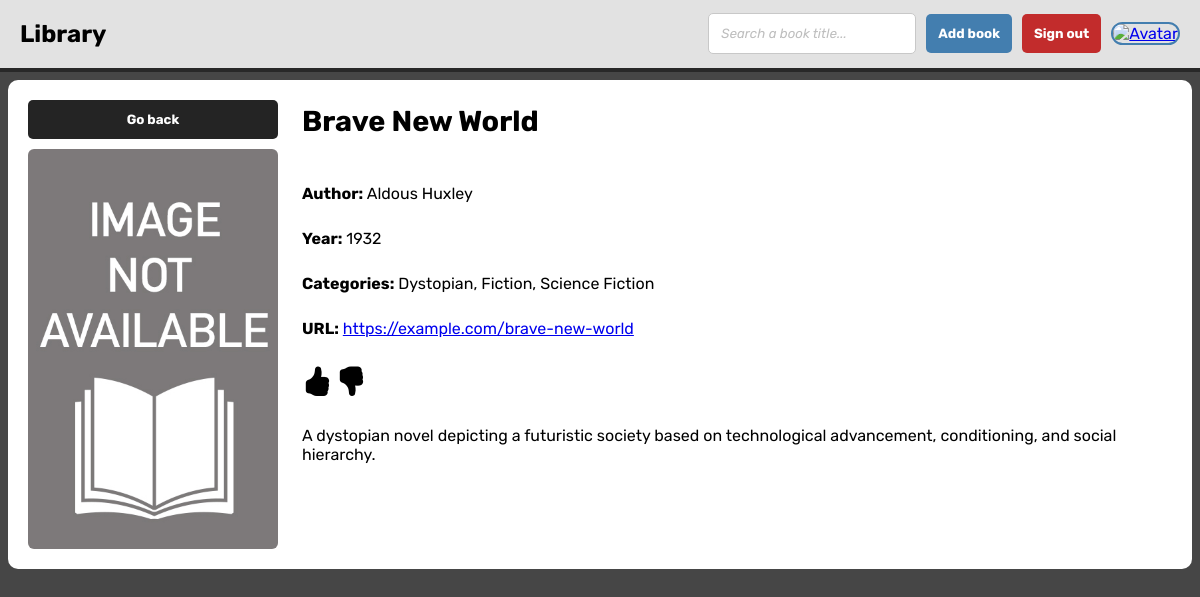
The page /book.php?id=12 (signed in) on the database its author committed.
### tables this page shows
CREATE TABLE IF NOT EXISTS books (
    id INT AUTO_INCREMENT,
    title VARCHAR(100),
    description TEXT,
    URL VARCHAR(255),
    year INT,
    user_email VARCHAR(100),
    author VARCHAR(100),
    cover VARCHAR(255),
    CONSTRAINT pk_book PRIMARY KEY (id),
    CONSTRAINT fk_books_users FOREIGN KEY (user_email) REFERENCES users (email)
);

### book.php (the view, shortened to what this page needs)
<?php
    require 'connect.php';
    $sql = "SELECT * FROM books WHERE id=:id";
    $get_book = $conn->prepare($sql);
    $get_book->execute([ 'id' => $_GET['id'] ]);
    $result = $get_book->fetch(PDO::FETCH_ASSOC);
    $sql = "SELECT name FROM categories INNER JOIN books_categories ON books_categories.id_categories=categories.id WHERE books_categories.id_books=:id_books ORDER BY name";
    $get_categories = $conn->prepare($sql);
    $get_categories->execute([
        'id_books' => $result['id']
    ]);
    $result_categories = $get_categories->fetchAll(PDO::FETCH_COLUMN);
?>
<!DOCTYPE html>
<html lang="en">
<head>
    <link rel="stylesheet" href="https://cdn.jsdelivr.net/npm/bootstrap-icons@1.11.3/font/bootstrap-icons.min.css">
    <link rel="stylesheet" href="style.css">
</head>
<body>
    <?php include 'nav.php' ?>
    <div class="info-card">
        <div class="card-column">
            <a href='index.php'><button class='back'> Go back </button></a>
            <img class="book-img" src="uploads/<?php echo htmlspecialchars($result['cover']); ?>" alt="Book Cover">
        </div>
        <div class="card-row">
            <h3><?php echo htmlspecialchars($result['title']); ?></h3>
            <p><strong>Author:</strong> <?php echo htmlspecialchars($result['author']); ?></p>
            <p><strong>Year:</strong> <?php echo $result['year'] != NULL ? htmlspecialchars($result['year']) : "N/A"; ?></p>
            <p><strong>Categories:</strong> <?php echo $result_categories != NULL ? htmlspecialchars(implode(", ", $result_categories)) : "N/A"; ?></p>
            <p><strong>URL:</strong> <a target="_blank" href="<?php echo htmlspecialchars($result['URL']); ?>"><?php echo $result['URL'] != NULL ? htmlspecialchars($result['URL']) : "N/A"; ?></a></p>
            <p>
                <label class="votes-icons" for="vote-positive"><i class="bi bi-hand-thumbs-up-fill book-votes-icons"></i></label>
                <label class="votes-icons" for="vote-negative"><i class="bi bi-hand-thumbs-down-fill book-votes-icons"></i></label>
            </p>
            <p class="description"><?php echo $result['description'] != NULL ? nl2br(htmlspecialchars($result['description'])) : "No description."; ?></p>
        </div>
    </div>
</body>
</html>

### style.css (style rules this page uses)
html { height: 100vh; }
body { font-family: 'Rubik', sans-serif; margin-top: 80px; background-color: rgb(70, 70, 70); }
.book-votes-icons { font-size: 30px; }
button { font-family: 'Rubik', sans-serif; padding: 12px; border-style: none; border-radius: 5px; background-color: rgb(67, 126, 175); font-weight: bold; color: white; transition: 0.25s; }
.back { background-color: #242424; }
.info-card { justify-content: center; display: flex; flex-direction: row; flex-wrap: wrap; gap: 24px; background-color: #fff; padding: 20px; border-radius: 10px; }
.card-column { display: flex; flex-direction: column; gap: 10px; }
.book-img { width: 250px; height: 400px; object-fit: cover; border-radius: 6px; }
.card-column button { width: 100%; }
.card-row { flex: 1; display: flex; flex-direction: column; justify-content: flex-start; }
.card-row h3 { font-size: 1.8rem; margin: 0; padding-bottom: 30px; margin-top: 4px; }
.card-row p { margin-bottom: 10px; }

### rows shown on the page
books: cover (placeholder picture), title "Brave New World", author "Aldous Huxley", year "1932", URL "https://example.com/brave-new-world", description "A dystopian novel depicting a futuristic society based on technological advancement, conditioning, and social hierarchy."

### other values the page prints
implode(", ", $result_categories) "Dystopian, Fiction, Science Fiction"
